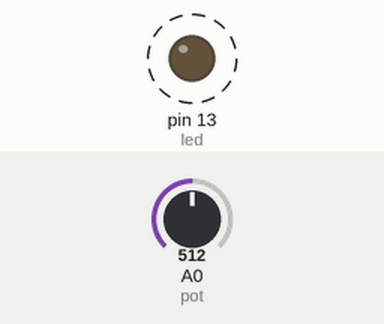
Recording of a sketch running on a simulated Arduino Uno, built with avr-gcc and run on an emulated ATmega328P. Parts: output pins drawn as LEDs (lit = HIGH). Dashed ring = blinking. Inputs (shaded band) come from the test bench; at power-on: A0 (pot) = 512.

Above: at 0.9 s.
1.3 s: A0 (pot) set to 417
4.3 s: A0 (pot) set to 397
5.8 s: A0 (pot) set to 419
At 6.5 s:
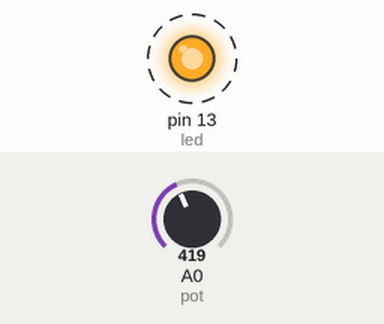
8.8 s: A0 (pot) set to 399
At 9.7 s:
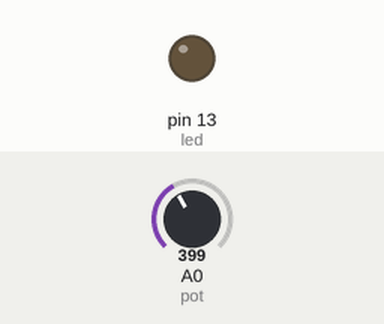
Timing chart, 0 to 11.3 s (numbered marks = the images above; inputs shaded):
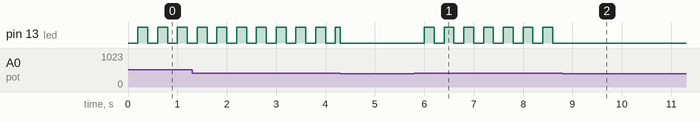

Measured:
- after the input at 5.8 s, pin 13 (led): alternates HIGH for 0.20 s and LOW for 0.20 s, starting after 0.20 s
- after the input at 8.8 s, pin 13 (led): stops changing and stays LOW
- by itself, pin 13 (led): alternates HIGH for 0.20 s and LOW for 0.20 s

The sketch:

Atividade_13.ino
```cpp
int led = 13;
int pot = A0;
int valor = 0;

unsigned long tempo = 0;
int intervalo = 200;
bool estadoLed = false;

void setup()
{
  pinMode(led, OUTPUT);
}

void loop()
{
  valor = analogRead(pot);

  if(valor <= 409){
    digitalWrite(led, LOW);
  }

  else if(valor > 409 && valor < 818){
    if(millis() - tempo >= intervalo){
      tempo = millis();
      estadoLed = !estadoLed;
      digitalWrite(led, estadoLed);
    }
  }

  else{
    digitalWrite(led, HIGH);
  }
}
```
